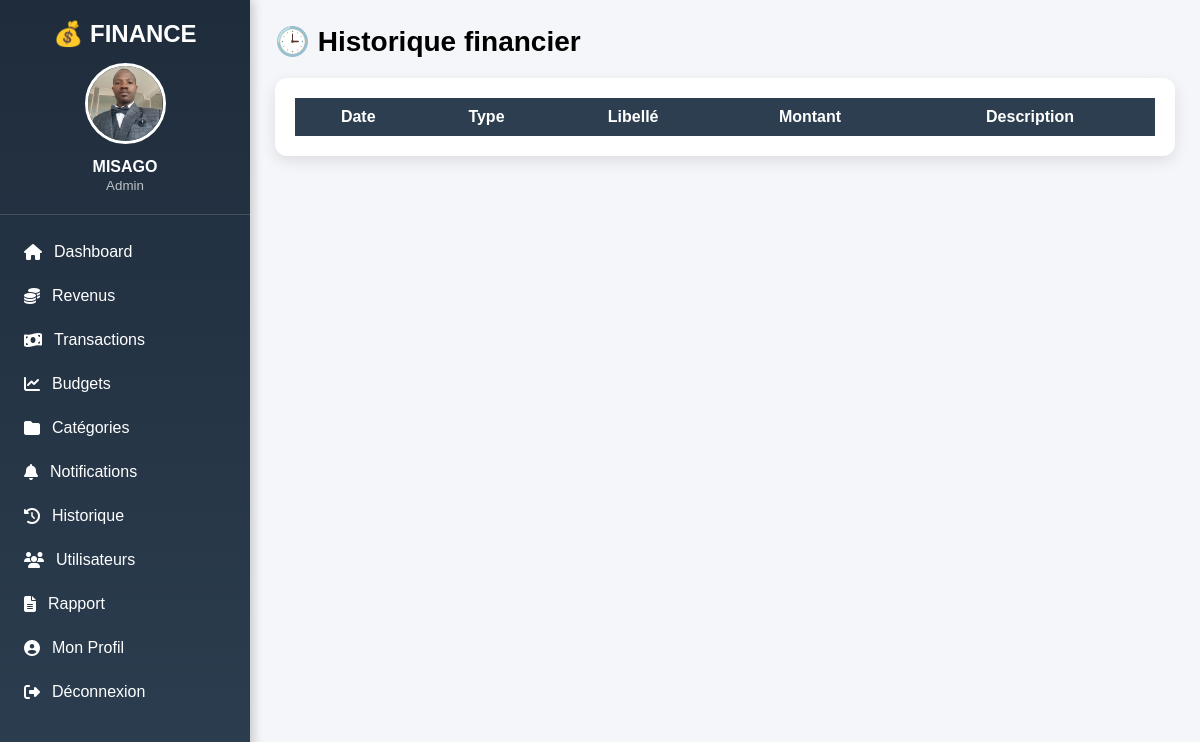
/finance/historique/ (signed in), run on the app's committed database.
### accounts/models.py (models this page shows, shortened)
class User(AbstractUser):
    username = None
    nom = models.CharField(
        max_length=100,
        blank=True,
        null=True
    )
    email = models.EmailField(
        unique=True
    )
    role = models.CharField(
        max_length=20,
        default="utilisateur"
    )
    statut = models.CharField(
        max_length=20,
        default="en attente"
    )
    photo = models.ImageField(
        upload_to="profiles/",
        blank=True,
        null=True,
        default="profiles/default.png"
    )
    USERNAME_FIELD = "email"
    REQUIRED_FIELDS = []
    objects = UserManager()

### finance/views.py (the view, shortened to what this page needs)
# urls.py: path("historique/", views.historique, name="historique"),
@login_required
def historique(request):
    revenus = Revenu.objects.filter(user=request.user).values(
        "date", "source", "montant", "description"
    )
    depenses = Transaction.objects.filter(user=request.user).values(
        "date", "categorie__nom", "montant", "description"
    )
    historique = []
    historique = sorted(historique, key=lambda x: x["date"], reverse=True)
    return render(request, "finance/historique.html", {
        "historique": historique
    })

### templates/finance/historique.html (shortened to what this page needs)
{% extends "base.html" %}
{% block content %}
<div class="title">🕒 Historique financier</div>
<div class="box">
<table>
<tr>
    <th>Date</th>
    <th>Type</th>
    <th>Libellé</th>
    <th>Montant</th>
    <th>Description</th>
</tr>
</table>
</div>
{% endblock %}

### templates/base.html (shortened to what this page needs)
<!DOCTYPE html>
<html lang="fr">
<head>
    <link rel="stylesheet" href="https://cdnjs.cloudflare.com/ajax/libs/font-awesome/6.5.0/css/all.min.css">
</head>
<body>
<div class="sidebar">
<h2>💰 FINANCE</h2>
<div class="user-box">
{% if request.user.photo %}
    <img src="{{ request.user.photo.url }}">
{% else %}
    <img src="/media/profiles/default.png">
{% endif %}
<strong>{{ request.user.nom }}</strong>
<small>{{ request.user.role|title }}</small>
</div>
<a href="{% url 'dashboard' %}">
    <i class="fa fa-home"></i> Dashboard
</a>
<a href="{% url 'revenu_list' %}">
    <i class="fa fa-coins"></i> Revenus
</a>
<a href="{% url 'transaction_list' %}">
    <i class="fa fa-money-bill-wave"></i> Transactions
</a>
<a href="{% url 'budget_list' %}">
    <i class="fa fa-chart-line"></i> Budgets
</a>
<a href="{% url 'category_list' %}">
    <i class="fa fa-folder"></i> Catégories
</a>
<a href="{% url 'notification_list' %}">
    <i class="fa fa-bell"></i> Notifications
</a>
<a href="{% url 'historique' %}">
    <i class="fa fa-history"></i> Historique
</a>
{% if request.user.is_authenticated %}
<a href="{% url 'admin_users' %}">
    <i class="fa fa-users"></i> Utilisateurs
</a>
<a href="{% url 'send_report' %}">
    <i class="fa fa-file-alt"></i> Rapport
</a>
{% endif %}
<a href="{% url 'profile' %}">
    <i class="fa fa-user-circle"></i> Mon Profil
</a>
<a href="{% url 'logout' %}">
    <i class="fa fa-sign-out-alt"></i> Déconnexion
</a>
</div>
<div class="content">
    {% block content %}
    {% endblock %}
</div>
</body>
</html>

### templates/base.html (style rules this page uses)
body { margin:0; font-family:Arial, Helvetica, sans-serif; background:#f4f6f9; }
.sidebar { width:250px; height:100vh; background:linear-gradient(180deg,#1f2c3c,#2c3e50); position:fixed; left:0; top:0; overflow-y:auto; box-shadow:3px 0 10px rgba(0,0,0,.2); }
.sidebar h2 { color:white; text-align:center; margin-top:20px; margin-bottom:15px; }
.user-box { text-align:center; color:white; padding-bottom:20px; border-bottom:1px solid rgba(255,255,255,.15); margin-bottom:15px; }
.user-box img { width:75px; height:75px; border-radius:50%; object-fit:cover; border:3px solid white; }
.user-box strong { display:block; margin-top:10px; font-size:16px; }
.user-box small { color:#bdc3c7; }
.sidebar a { display:flex; align-items:center; gap:12px; color:white; text-decoration:none; padding:13px 20px; transition:.3s; border-left:4px solid transparent; }
.content { margin-left:250px; padding:25px; }

### templates/finance/historique.html (style rules this page uses)
.title { font-size:28px; font-weight:bold; margin-bottom:20px; }
.box { background:white; padding:20px; border-radius:12px; box-shadow:0 5px 15px rgba(0,0,0,0.1); }
table { width:100%; border-collapse:collapse; }
th { background:#2c3e50; color:white; padding:10px; }

### data on the page
User: user.photo (picture), user.nom "MISAGO", user.role "Admin"
